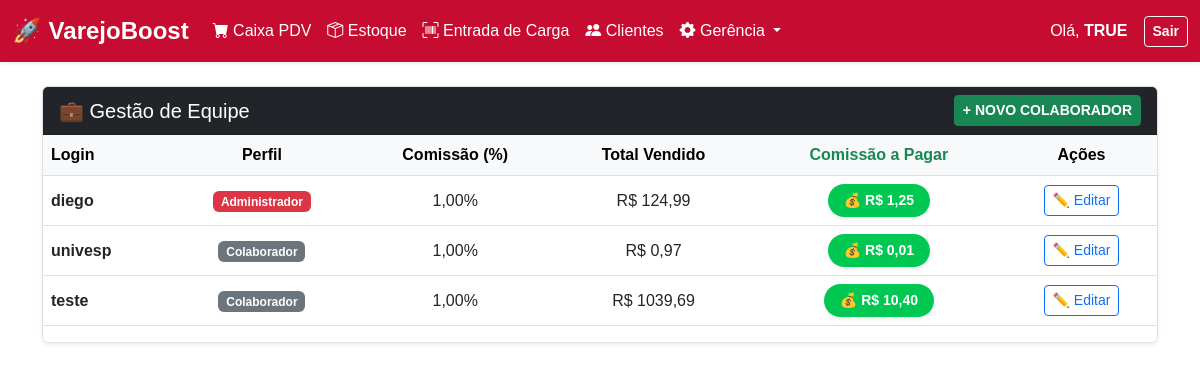
Page /gerencia/colaboradores/ (signed in) on the committed database.
### inventario/models/usuarios/usuario_models.py (models this page shows, shortened)
class Usuarios(models.Model):
    login = models.CharField(max_length=100, unique=True)
    senha = models.CharField(max_length=100)
    perfil = models.CharField(max_length=50, default='Colaborador')
    comissao = models.DecimalField(max_digits=5, decimal_places=2, default=0.00)

### inventario/views/configuracoes/config_views.py (the view)
# urls.py: path('gerencia/colaboradores/', config_views.tela_colaboradores, name='tela_colaboradores'),
def tela_colaboradores(request):
    if 'usuario_logado' not in request.session:
        return redirect('login')
    lista_equipe = Usuarios.objects.all()
    hoje = timezone.now()
    mes_atual = hoje.month
    ano_atual = hoje.year
    for colaborador in lista_equipe:
        vendas_do_mes = Vendas.objects.filter(
            vendedor=colaborador.login,
            status='VENDA',
            data_venda__year=ano_atual,
            data_venda__month=mes_atual
        )
        total_vendido = vendas_do_mes.aggregate(total=Sum('valor_total'))['total'] or 0.0
        comissao_a_pagar = vendas_do_mes.aggregate(total=Sum('valor_comissao'))['total'] or 0.0
        colaborador.total_vendido = float(total_vendido)
        colaborador.comissao_a_pagar = float(comissao_a_pagar)
    return render(request, 'inventario/colaboradores.html', {'equipe': lista_equipe})

### inventario/templates/inventario/colaboradores.html (shortened to what this page needs)
{% extends 'inventario/base.html' %}
{% block content %}
<div class="card shadow-sm border-0">
    <div class="card-header bg-dark text-white d-flex justify-content-between align-items-center">
        <h5 class="mb-0">💼 Gestão de Equipe</h5>
        <button class="btn btn-success btn-sm fw-bold" onclick="abrirModalRH()">+ NOVO COLABORADOR</button>
    </div>
    <div class="table-responsive">
        <table class="table table-hover align-middle text-center">
            <thead class="table-light">
                <tr>
                    <th class="text-start">Login</th>
                    <th>Perfil</th>
                    <th>Comissão (%)</th>
                    <th>Total Vendido</th>
                    <th class="text-success">Comissão a Pagar</th>
                    <th>Ações</th>
                </tr>
            </thead>
            <tbody>
                {% for c in equipe %}
                <tr>
                    <td class="text-start"><strong>{{ c.login }}</strong></td>
                    <td>
                        {% if c.perfil == 'Administrador' %}
                            <span class="badge bg-danger">Administrador</span>
                        {% else %}
                            <span class="badge bg-secondary">Colaborador</span>
                        {% endif %}
                    </td>
                    <td>{{ c.comissao|floatformat:2 }}%</td>
                    <td>R$ {{ c.total_vendido|floatformat:2 }}</td>
                    <td>
                        <a href="{% url 'tela_extrato_comissoes' %}?vendedor={{ c.login }}" class="btn btn-sm text-white fw-bold shadow-sm" style="background-color: #00C853; border-radius: 20px; padding: 5px 15px;" title="Ver Extrato Detalhado">
                            💰 R$ {{ c.comissao_a_pagar|floatformat:2 }}
                        </a>
                    </td>
                    <td>
                        <button class="btn btn-sm btn-outline-primary" title="Editar Colaborador" onclick="editarRH('{{c.id}}', '{{c.login}}', '{{c.perfil}}', '{{c.comissao}}')">
                            ✏️ Editar
                        </button>
                    </td>
                </tr>
                {% endfor %}
            </tbody>
        </table>
    </div>
</div>
{% endblock %}

### inventario/templates/inventario/base.html (style rules this page uses)
body { background-color: #FFFFFF; color: #101820; font-family: sans-serif; }
.card { border: 1px solid #dee2e6 !important; }
.table { color: #101820 !important; }

### rows in the picture
Usuarios: login "diego", perfil "Administrador", comissao "1,00", total_vendido "124,99", comissao_a_pagar "1,25"
Usuarios: login "univesp", perfil "Colaborador", comissao "1,00", total_vendido "0,97", comissao_a_pagar "0,01"
Usuarios: login "teste", perfil "Colaborador", comissao "1,00", total_vendido "1039,69", comissao_a_pagar "10,40"

### other values in the picture
{{ request.session.usuario_logado|upper }} "TRUE"
